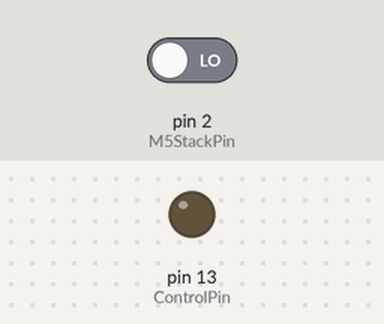
The sketch below on a simulated Arduino Uno, built with avr-gcc and run on an emulated ATmega328P. Parts: output pins drawn as LEDs (lit = HIGH). The inputs (shaded band) are chosen by the test bench; at power-on: pin 2 (M5StackPin) LOW.

Above: at 1.2 s.
1.3 s: pin 2 (M5StackPin) driven HIGH
At 2.0 s:
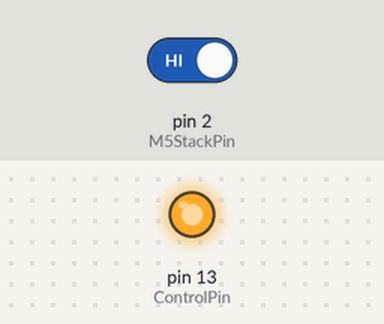
2.8 s: pin 2 (M5StackPin) driven LOW
At 3.1 s:
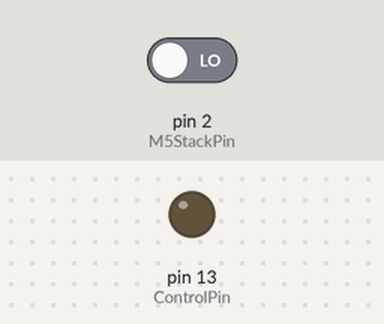
Timing chart, 0 to 5.8 s (numbered marks = the images above; inputs shaded):
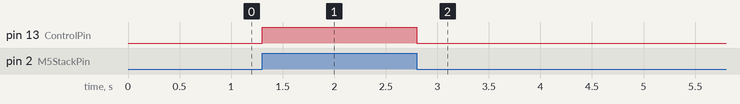

The sketch:

Inverter_Switch_Interface.ino
```cpp
/*
  Control_LED_by_Button

  modified 2021/6/30
  by http://www.freenove.com
*/

int M5StackPin = 2;  // The M5Stack Core 2 pin
int ControlPin = 13;     // The Inverter Output Control pin

void setup() {
  pinMode(M5StackPin, INPUT);  // Set the M5Stack Core 2 pin as an input
  pinMode(ControlPin, OUTPUT);    // Set the ControlPin as an output
}

void loop() {
  if (digitalRead(M5StackPin) == HIGH) // if the M5Stack Core 2 UI ON button is pressed
    digitalWrite(ControlPin, HIGH);        // switch ON the Inverter Output ControlPin
  else                                // if the M5Stack Core 2 UI OFF button is pressed
    digitalWrite(ControlPin, LOW);       // switch OFF the Inverter Output ControlPin
}
```

Measured:
- after the input at 1.3 s, pin 13 (ControlPin): LOW → HIGH at once
- after the input at 2.8 s, pin 13 (ControlPin): HIGH → LOW at once
